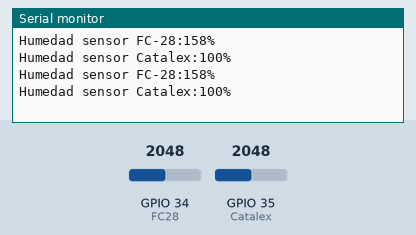
Bench run of a sketch on a simulated ESP32. Parts: the last lines printed to the serial monitor. Inputs (shaded band) come from the test bench; at power-on: GPIO 34 (FC28) = 2048, GPIO 35 (Catalex) = 2048.

Above: at 1.8 s.
1.9 s: GPIO 34 (FC28) set to 2866
At 2.8 s:
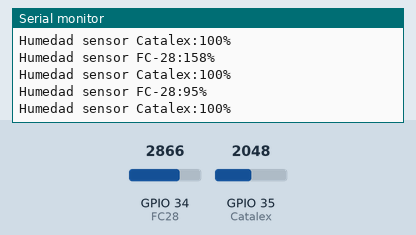
3.4 s: GPIO 35 (Catalex) set to 2866
At 4.7 s:
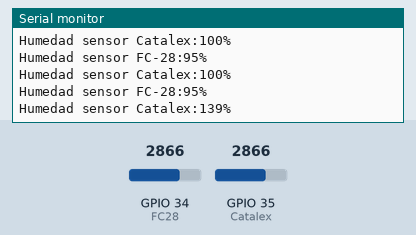
4.9 s: GPIO 34 (FC28) set to 3603
At 5.7 s:
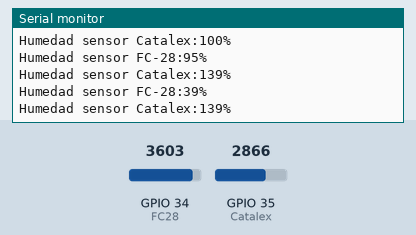
6.4 s: GPIO 35 (Catalex) set to 3603
At 7.8 s:
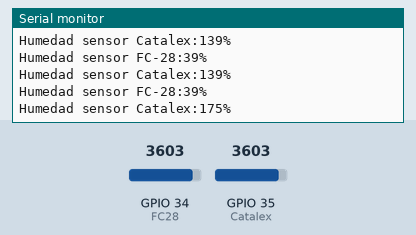
Timing chart, 0 to 8.9 s (numbered marks = the images above; inputs shaded):
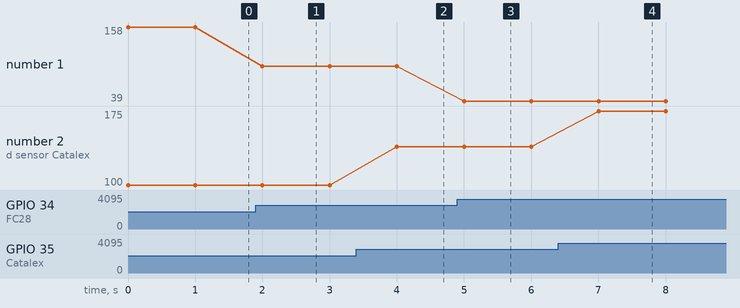

The sketch:

MoistureSensorCalibrated.ino
```cpp
#include <stdio.h>

#define FC28 34
#define Catalex 35

void setup() {
  // put your setup code here, to run once:
  pinMode(FC28, INPUT);
  pinMode(Catalex, INPUT);

  Serial.begin(115200);
}

void loop() {
  // put your main code here, to run repeatedly:
  int humedadFC28 = map(analogRead(FC28), 2800, 4096, 0, 100);
  int humedadCatalex = map(analogRead(Catalex), 0, 2048, 0, 100);

  Serial.print("Humedad sensor FC-28:");
  Serial.print(100-humedadFC28);
  Serial.print("%");
  Serial.println();

  Serial.print("Humedad sensor Catalex:");
  Serial.print(humedadCatalex);
  Serial.print("%");
  Serial.println();

  delay(1000);

}
```

Measured:
- after the input at 1.9 s, the serial monitor: prints a new line after 0.10 s (image 1)
- after the input at 3.4 s, the serial monitor: prints a new line after 0.60 s (image 2)
- after the input at 4.9 s, the serial monitor: prints a new line after 0.10 s (image 3)
- after the input at 6.4 s, the serial monitor: prints a new line after 0.60 s (image 4)
- plotted number 1: 158 → 95 after the input at 1.9 s, 95 → 39 after the input at 4.9 s
- plotted number 2: 100 → 139 after the input at 3.4 s, 139 → 175 after the input at 6.4 s
